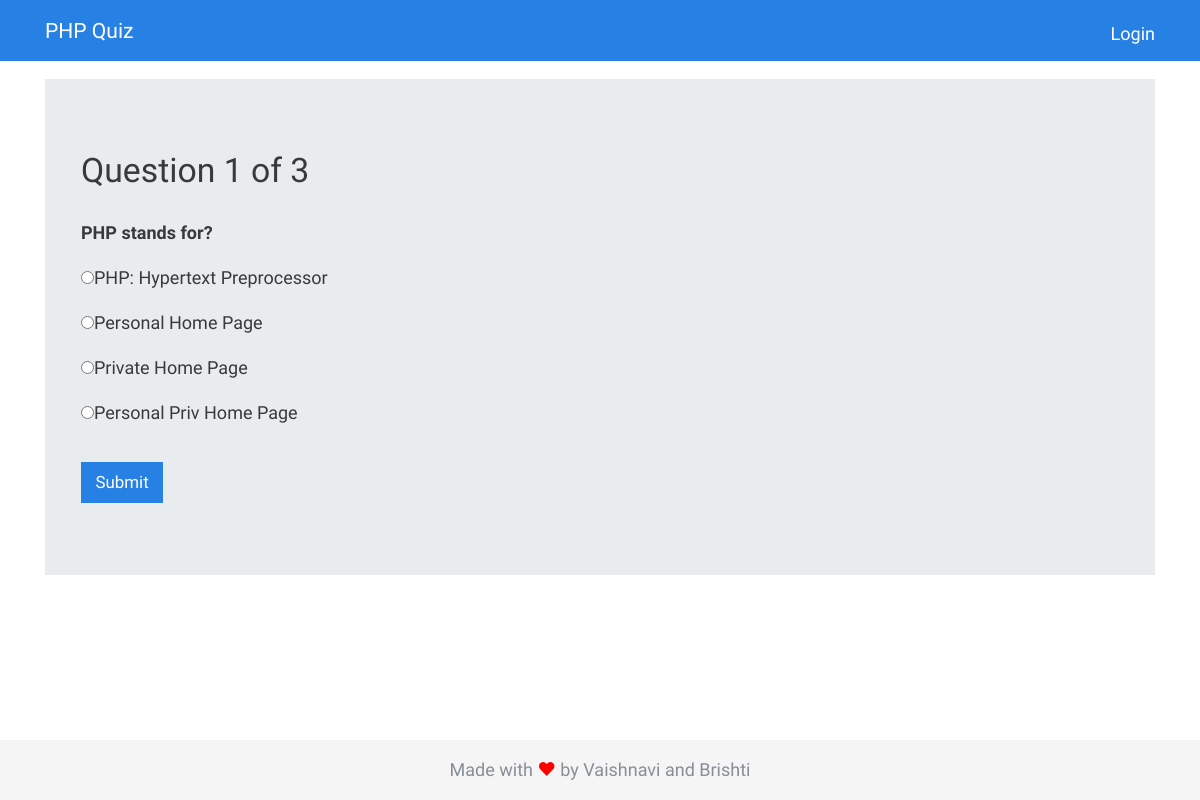
Screenshot of /questions.php?n=1 with the database file from the repository.
### tables this page shows
CREATE TABLE `questions` (
  `question_no` int(10) NOT NULL,
  `question_text` text NOT NULL
);

CREATE TABLE `answers` (
  `id` int(10) NOT NULL,
  `question_no` int(10) NOT NULL,
  `is_correct` tinyint(1) NOT NULL DEFAULT '0',
  `answer_text` text NOT NULL
);

### questions.php (the view, shortened to what this page needs)
<?php require("./includes/header.php") ?>
<?php
  $number = (int) $_GET['n'];
  $query = "SELECT * FROM questions";
  $result = $conn -> query($query) or die();
  $no_of_questions = $result -> num_rows;
  $query = "SELECT * FROM questions WHERE question_no = $number";
  $result = $conn -> query($query) or die();
  $question = $result->fetch_assoc();
  $query = "SELECT * FROM answers WHERE question_no = $number";
  $results = $conn -> query($query) or die();
?>
<div class="container mt-3">
      <div class="jumbotron">
        <h2 class="current display-5">Question <?php echo $question['question_no']; ?> of <?php echo $no_of_questions; ?></h2>
        <p class="question mt-4"><b><?php echo $question['question_text']; ?></b></p>
        <form action="action.php" method="POST">
          <?php while($answers = $results->fetch_assoc()): ?>
          <div class="form-group">
              <input type="radio" name="answer" value="<?php echo $answers['id'] ?>" /><?php echo $answers['answer_text'] ?>
          </div>
          <?php endwhile; ?>
          <input class="btn btn-primary mt-3" type="submit" value="Submit" />
        </form>
      </div>
    </div>
<?php require("./includes/footer.php") ?>

### styles/style.css (style rules this page uses)
* { margin: 0; padding: 0; font-size: 18px; }
html { position: relative; min-height: 100%; }

### rows the page displays
questions: question_no "1", question_text "PHP stands for?"
answers: answer_text "PHP: Hypertext Preprocessor"
answers: answer_text "Personal Home Page"
answers: answer_text "Private Home Page"
answers: answer_text "Personal Priv Home Page"

### other values shown
$no_of_questions "3"
